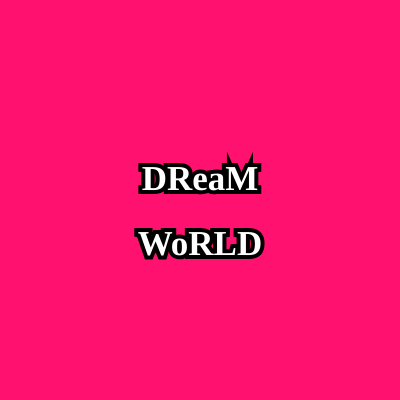
Frame 1 (no input)
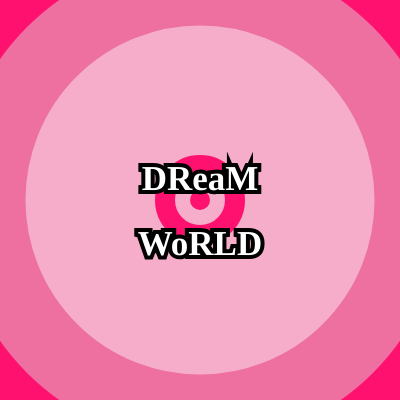
Frame 60 (no input)
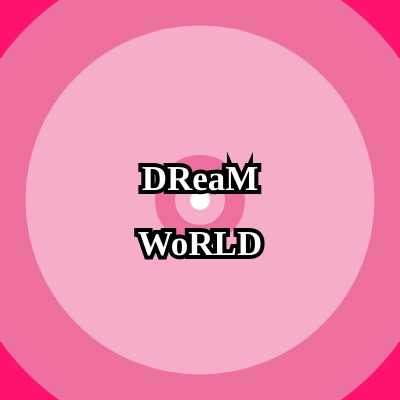
Frame 120 (the mouse pressed at the canvas centre since frame 60)

The p5.js sketch that drew these frames (run headless with seeded random() and noise() and a simulated clock; from frame 60 on, the mouse is pressed at the canvas centre):

// p5.js sketch
// ── sketch.js
var diam1=0;

function setup() {
  createCanvas(400,400);
}

function draw() {
  background("#FF126F");
  stroke("#ED70A1")
  strokeWeight("1")
  fill("#ED70A1")
  ellipse(200,200,diam1,diam1);diam1=diam1+5
  stroke("#F5ADC9")
  strokeWeight("1");
  fill("#F5ADC9");
  ellipse(200,200,diam1,diam1);diam1=diam1+1
  stroke("#ED70A1");
  strokeWeight("70");
  fill("#F5ADC9")
  ellipse(200,200,diam1,diam1);diam1=diam1+1
if (mouseIsPressed == true) {
    fill(255); // White
  }
  else{
    stroke("#FF126F")
    fill("#FF126F");
  }
  ellipse(200,200,20,20);
  fill("#FFFFFF");
  stroke("#000000");
  strokeWeight("8");
  textSize(35);
  textFont("Papyrus");
  textStyle(ITALIC);
  textStyle(BOLD);
  textAlign(CENTER);
  text("DReaM",200,190);
  text("WoRLD",200,255);
}

function mousePressed(){
  if(diam1>50){
    diam1=0;
  }else{
    diam1=diam1+5;
  }
}
